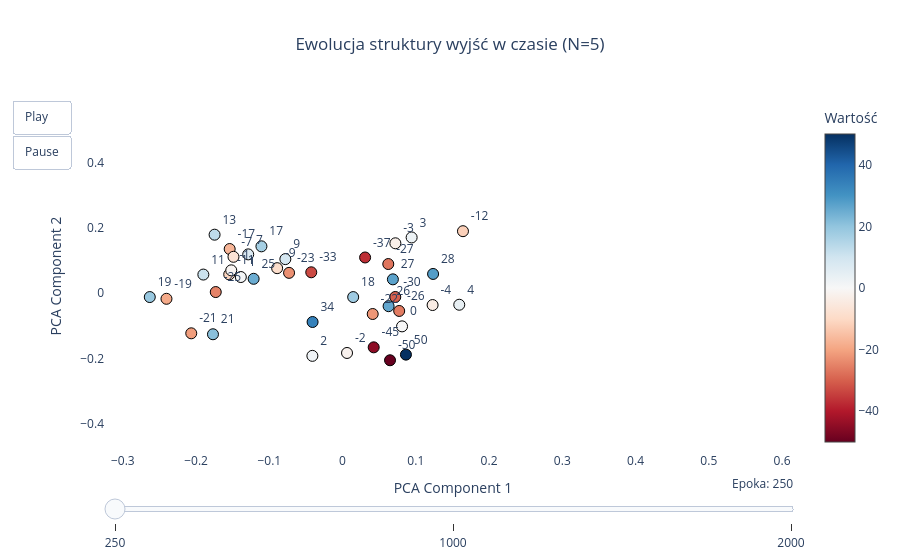

Here is the notebook cell this chart was saved with:
### Code cell
analizowane_epoki = [250, 1000, 2000]

animate_weight_evolution(model, N=5, epochs_list=analizowane_epoki, head_idx=0)

### Figure 1 — Plotly figure (JSON) as saved in the notebook; plotly's stock layout.template omitted (floating-point values rounded to 4 significant figures)
{"data": [{"marker": {"color": [-50, -45, -37, -33, -30, -27, -26, -25, -23, -22, -21, -19, -17, -12, -11, -9, -7, -4, -3, -2, -1, 0, 1, 2, 3, 4, 7, 9, 11, 13, 17, 18, 19, 21, 25, 26, 27, 28, 34, 50], "colorbar": {"title": {"text": "Wartość"}}, "colorscale": [[0, "rgb(103,0,31)"], [0.1, "rgb(178,24,43)"], [0.2, "rgb(214,96,77)"], [0.3, "rgb(244,165,130)"], [0.4, "rgb(253,219,199)"], [0.5, "rgb(247,247,247)"], [0.6, "rgb(209,229,240)"], [0.7, "rgb(146,197,222)"], [0.8, "rgb(67,147,195)"], [0.9, "rgb(33,102,172)"], [1, "rgb(5,48,97)"]], "line": {"color": "Black", "width": 1}, "showscale": true, "size": 11}, "mode": "markers+text", "text": ["-50", "-45", "-37", "-33", "-30", "-27", "-26", "-25", "-23", "-22", "-21", "-19", "-17", "-12", "-11", "-9", "-7", "-4", "-3", "-2", "-1", "0", "1", "2", "3", "4", "7", "9", "11", "13", "17", "18", "19", "21", "25", "26", "27", "28", "34", "50"], "textposition": "top right", "type": "scatter", "x": [0.06479, 0.04251, 0.03077, -0.04272, 0.07196, 0.06243, 0.0773, -0.1731, -0.07303, 0.04116, -0.2065, -0.2404, -0.1541, 0.1644, -0.1547, -0.08932, -0.1489, 0.1229, 0.07212, 0.006091, -0.152, 0.08122, -0.1389, -0.04119, 0.09431, 0.1593, -0.1288, -0.0781, -0.19, -0.1747, -0.1108, 0.01451, -0.2632, -0.1769, -0.1214, 0.06286, 0.06871, 0.1236, -0.04093, 0.08652], "y": [-0.2048, -0.1653, 0.1093, 0.06398, -0.01146, 0.08926, -0.05417, 0.003619, 0.06223, -0.06348, -0.1225, -0.01703, 0.1351, 0.1896, 0.05756, 0.07658, 0.1113, -0.03608, 0.1526, -0.1826, 0.06996, -0.1012, 0.04951, -0.1914, 0.1704, -0.03518, 0.1187, 0.1043, 0.05702, 0.1789, 0.1433, -0.0118, -0.01169, -0.1254, 0.04407, -0.03959, 0.04245, 0.05891, -0.08789, -0.1876]}], "layout": {"hovermode": "closest", "plot_bgcolor": "white", "sliders": [{"currentvalue": {"font": {"size": 12}, "prefix": "Epoka: ", "visible": true, "xanchor": "right"}, "steps": [{"args": [["Epoka 250"], {"frame": {"duration": 300, "redraw": true}, "mode": "immediate"}], "label": "250", "method": "animate"}, {"args": [["Epoka 1000"], {"frame": {"duration": 300, "redraw": true}, "mode": "immediate"}], "label": "1000", "method": "animate"}, {"args": [["Epoka 2000"], {"frame": {"duration": 300, "redraw": true}, "mode": "immediate"}], "label": "2000", "method": "animate"}], "transition": {"duration": 0}, "x": 0, "y": 0}], "title": {"text": "Ewolucja struktury wyjść w czasie (N=5)", "x": 0.5}, "updatemenus": [{"buttons": [{"args": [null, {"frame": {"duration": 600, "redraw": true}, "fromcurrent": true}], "label": "Play", "method": "animate"}, {"args": [[null], {"frame": {"duration": 0, "redraw": false}, "mode": "immediate"}], "label": "Pause", "method": "animate"}], "showactive": false, "type": "buttons"}], "xaxis": {"range": [-0.3243, 0.6258], "title": {"text": "PCA Component 1"}}, "yaxis": {"range": [-0.4852, 0.5905], "title": {"text": "PCA Component 2"}}}}
